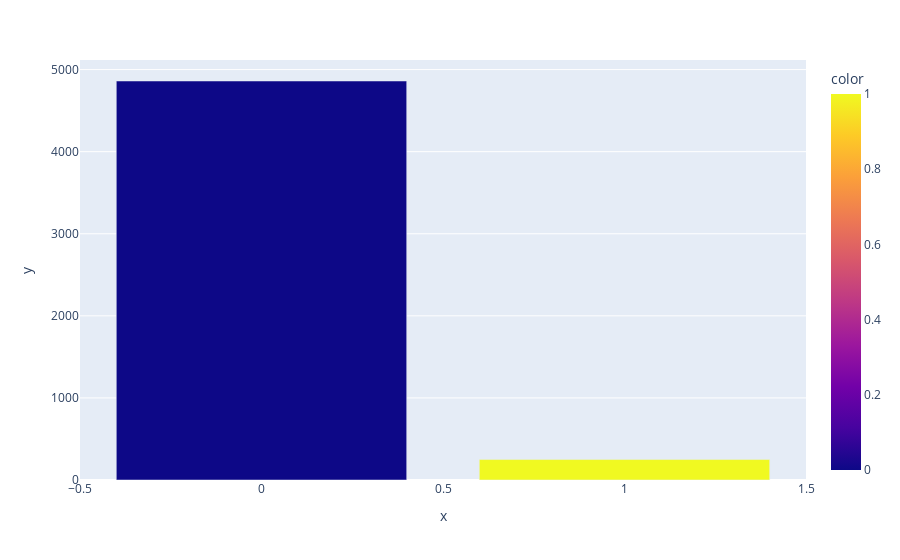

The cell this chart's notebook holds for it:
### Code cell
import plotly.express as px
px.bar(x=y.value_counts().index, y=y.value_counts(), color = y.value_counts().index)

### Figure 1 — Plotly figure (JSON) as saved in the notebook; plotly's stock layout.template omitted (floating-point values rounded to 4 significant figures)
{"data": [{"alignmentgroup": "True", "hovertemplate": "x=%{x}<br>y=%{y}<br>color=%{marker.color}<extra></extra>", "legendgroup": "", "marker": {"color": [0, 1], "coloraxis": "coloraxis", "pattern": {"shape": ""}}, "name": "", "offsetgroup": "", "orientation": "v", "showlegend": false, "textposition": "auto", "type": "bar", "x": [0, 1], "xaxis": "x", "y": [4861, 249], "yaxis": "y"}], "layout": {"barmode": "relative", "coloraxis": {"colorbar": {"title": {"text": "color"}}, "colorscale": [[0, "#0d0887"], [0.1111, "#46039f"], [0.2222, "#7201a8"], [0.3333, "#9c179e"], [0.4444, "#bd3786"], [0.5556, "#d8576b"], [0.6667, "#ed7953"], [0.7778, "#fb9f3a"], [0.8889, "#fdca26"], [1, "#f0f921"]]}, "legend": {"tracegroupgap": 0}, "margin": {"t": 60}, "xaxis": {"anchor": "y", "domain": [0, 1], "title": {"text": "x"}}, "yaxis": {"anchor": "x", "domain": [0, 1], "title": {"text": "y"}}}}
